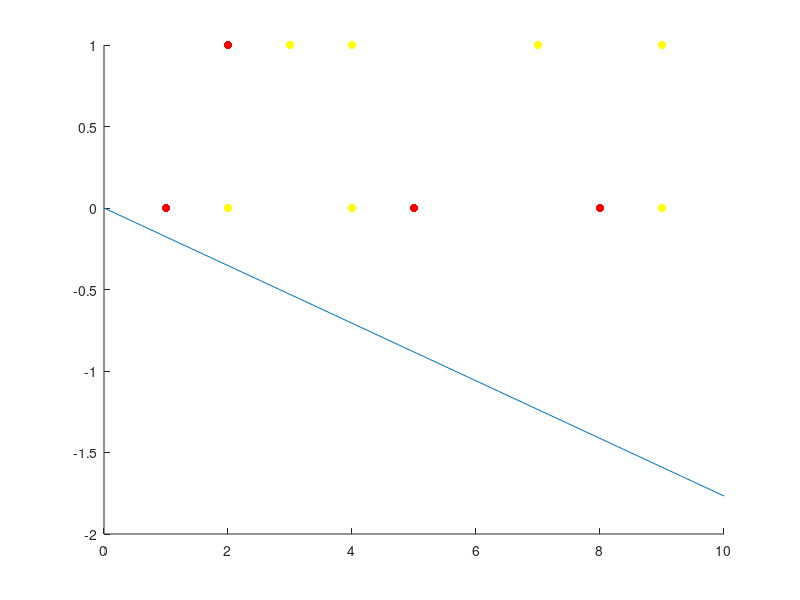

This chart was generated by the following MATLAB code:
x0 = randi([1, 10], [1, 10])';
y0 = randi([0, 1], [1, 10])';
X0 = [x0,y0];
scatter(x0, y0,'r','filled');
hold on;

x1 = randi([1, 10], [1, 10])';
y1 = randi([0, 1], [1, 10])';
X1 = [x1,y1];
scatter(x1, y1,'y','filled');

% 均值向量
u0 = mean(X0)';
u1 = mean(X1)';

% 类内散度矩阵
Sw = cov(X0) + cov (X1);

% %类间散度矩阵
% Sb = (u0-u1)*(u0-u1)';

w = Sw \ (u0 - u1);

x = linspace(0, 10, 100);
y = (-w(1) * x) / w(2); 

% Plot
plot(x, y);
hold off;
